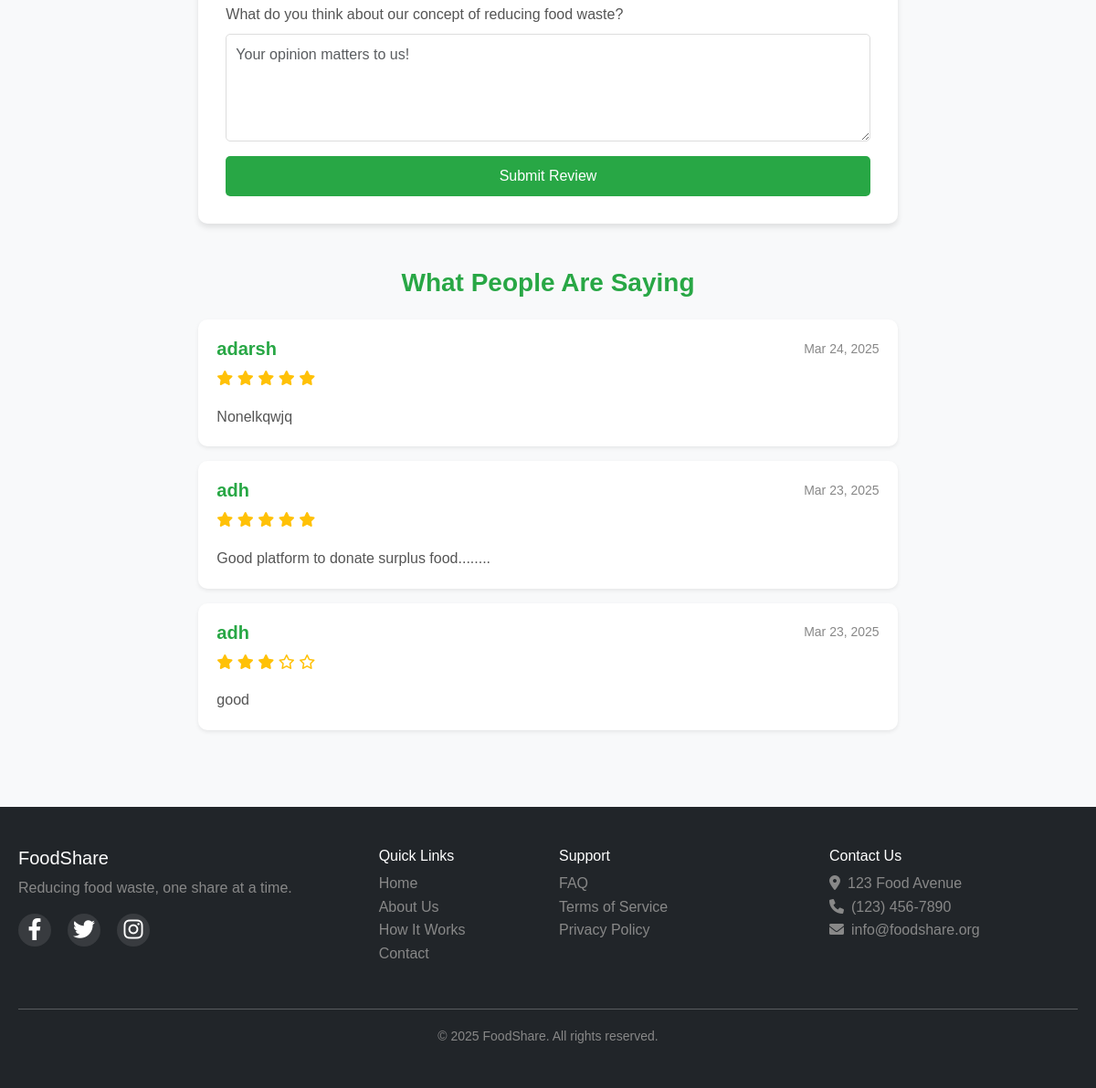
The page /reviews/ (lower part) on the database as committed earlier.
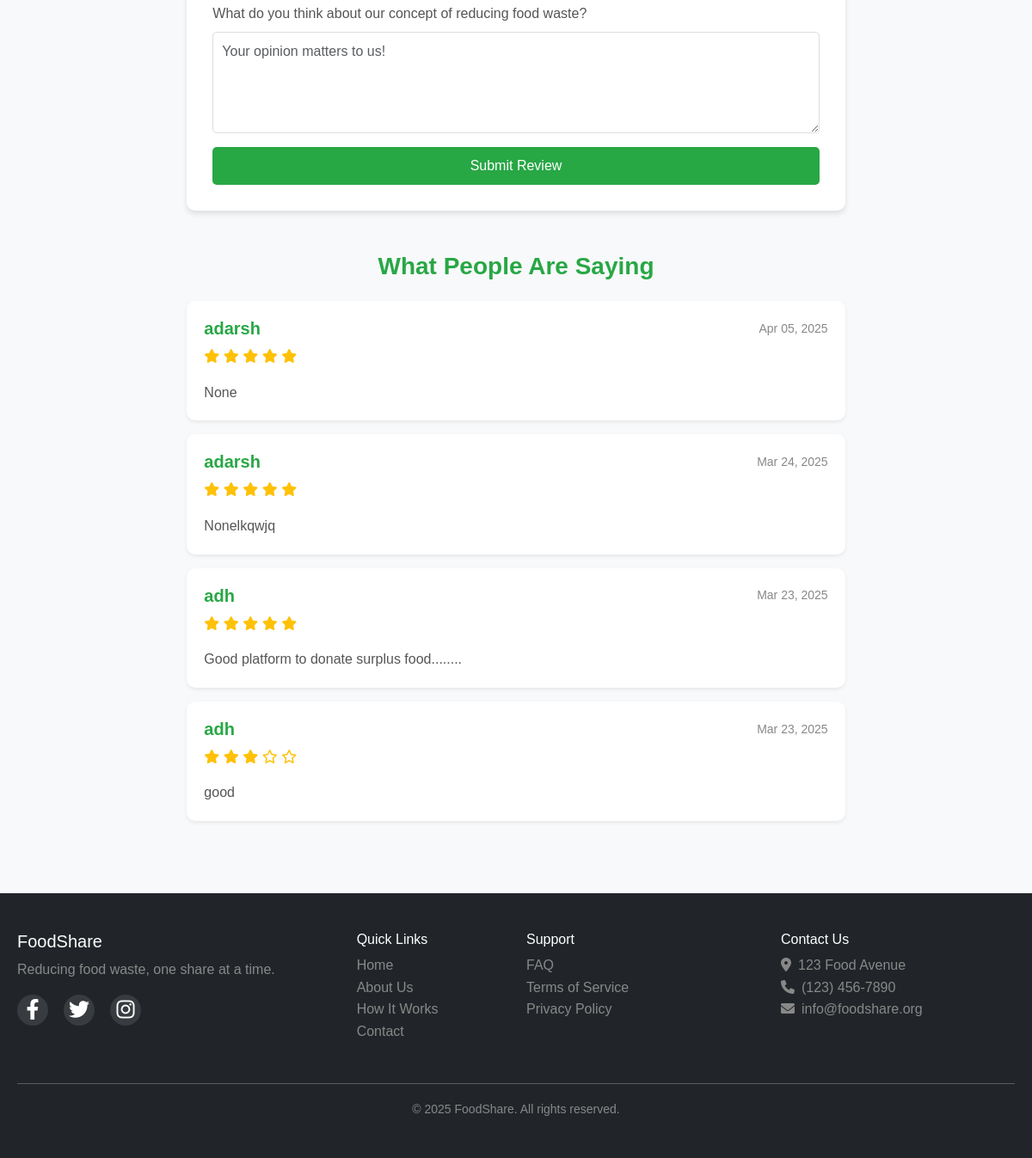
The same page on the database as committed later.
### myapp/models.py (models this page shows, shortened)
class Review(models.Model):
    user = models.ForeignKey(User, on_delete=models.CASCADE, related_name='reviews')
    rating = models.IntegerField(choices=[(i, i) for i in range(1, 6)])  # Rating from 1 to 5
    comment = models.TextField()
    date_posted = models.DateTimeField(default=timezone.now)

### myapp/views.py (the view)
# urls.py: path('reviews/', review_section, name='review_section'),
def review_section(request):
    reviews = Review.objects.all().order_by('-date_posted')
    if request.method == 'POST':
        form = ReviewForm(request.POST)
        if form.is_valid():
            review = form.save(commit=False)
            review.user = request.user
            review.save()
            return redirect('myapp:review_section')  # Add namespace
    else:
        form = ReviewForm()
    return render(request, 'myapp/review_section.html', {'form': form, 'reviews': reviews})

### myapp/forms.py
class ReviewForm(forms.ModelForm):
    class Meta:
        model = Review
        fields = ['rating', 'comment']
        widgets = {
            'rating': forms.Select(attrs={'class': 'form-control'}),
            'comment': forms.Textarea(attrs={'class': 'form-control', 'rows': 3, 'placeholder': 'Write your review here'})
        }

### myapp/views.py (called while the page is built)
def cart_count_processor(request):
    if request.user.is_authenticated:
        cart_count = CartItem.objects.filter(user=request.user).count()
    else:
        cart_count = 0
    return {'cart_count': cart_count}

### myapp/templates/myapp/review_section.html (shortened to what this page needs)
{% extends 'myapp/base.html' %}
{% load static %}
{% block content %}
<link rel="stylesheet" href="{% static 'css/review.css' %}">
<div class="container my-5">
    <div class="row justify-content-center">
        <div class="col-md-8">
            <form method="post" class="mb-5">
                <div class="mb-3">
                    <label for="website_feedback" class="form-label">What do you think about our concept of reducing food waste?</label>
                    <textarea class="form-control" id="website_feedback" name="website_feedback" rows="4" placeholder="Your opinion matters to us!">{{ form.website_feedback.value }}</textarea>
                </div>
                <button type="submit" class="btn btn-success w-100">Submit Review</button>
            </form>
            <h3 class="text-center mb-4">What People Are Saying</h3>
            {% for review in reviews %}
            <div class="card mb-3 shadow-sm">
                <div class="card-body">
                    <div class="d-flex justify-content-between align-items-center mb-2">
                        <h5 class="card-title mb-0">{{ review.user.username }}</h5>
                        <small class="text-muted">{{ review.date_posted|date:"M d, Y" }}</small>
                    </div>
                    <div class="mb-3">
                        {% for i in "12345" %}
                            {% if forloop.counter <= review.rating %}
                                <i class="fas fa-star text-warning"></i>
                            {% else %}
                                <i class="far fa-star text-warning"></i>
                            {% endif %}
                        {% endfor %}
                    </div>
                    <p class="card-text">{{ review.comment }}</p>
                </div>
            </div>
            {% empty %}
            <p class="text-center">No reviews yet. Be the first to share your thoughts!</p>
            {% endfor %}
        </div>
    </div>
</div>
{% endblock %}

### myapp/templates/myapp/base.html (shortened to what this page needs)
<!DOCTYPE html>
<html lang="en">
<head>
    <link href="https://cdn.jsdelivr.net/npm/bootstrap@5.3.0-alpha1/dist/css/bootstrap.min.css" rel="stylesheet">
    <link rel="stylesheet" href="https://cdnjs.cloudflare.com/ajax/libs/font-awesome/6.0.0-beta3/css/all.min.css">
    {% load static %}
    <link rel="stylesheet" href="{% static 'css/style.css' %}">
    <link rel="stylesheet" href="{% static 'css/review.css' %}">
</head>
<body>
    <main>
        {% block content %}{% endblock %}
    </main>
    <footer class="bg-dark text-white py-4 mt-5">
        <div class="container">
            <div class="row">
                <div class="col-md-4 mb-3">
                    <h5>FoodShare</h5>
                    <p class="text-muted">Reducing food waste, one share at a time.</p>
                    <div class="social-icons">
                        <a href="#" class="text-white me-2"><i class="fab fa-facebook-f"></i></a>
                        <a href="#" class="text-white me-2"><i class="fab fa-twitter"></i></a>
                        <a href="#" class="text-white me-2"><i class="fab fa-instagram"></i></a>
                    </div>
                </div>
                <div class="col-md-2 mb-3">
                    <h6>Quick Links</h6>
                    <ul class="list-unstyled">
                        <li><a href="{% url 'myapp:home' %}" class="text-muted">Home</a></li>
                        <li><a href="#" class="text-muted">About Us</a></li>
                        <li><a href="#" class="text-muted">How It Works</a></li>
                        <li><a href="#" class="text-muted">Contact</a></li>
                    </ul>
                </div>
                <div class="col-md-3 mb-3">
                    <h6>Support</h6>
                    <ul class="list-unstyled">
                        <li><a href="#" class="text-muted">FAQ</a></li>
                        <li><a href="#" class="text-muted">Terms of Service</a></li>
                        <li><a href="#" class="text-muted">Privacy Policy</a></li>
                    </ul>
                </div>
                <div class="col-md-3 mb-3">
                    <h6>Contact Us</h6>
                    <address class="text-muted">
                        <i class="fas fa-map-marker-alt me-2"></i>123 Food Avenue<br>
                        <i class="fas fa-phone me-2"></i>(123) 456-7890<br>
                        <i class="fas fa-envelope me-2"></i>info@foodshare.org
                    </address>
                </div>
            </div>
            <hr>
            <div class="text-center text-muted">
                <small>&copy; 2025 FoodShare. All rights reserved.</small>
            </div>
        </div>
    </footer>
    {% load static %}
</body>
</html>

### myapp/static/myapp/css/style.css (style rules this page uses)
:root { --primary: #28a745; --primary-dark: #218838; --secondary: #6c757d; --light: #f8f9fa; --dark: #343a40; }
body { font-family: 'Segoe UI', Roboto, 'Helvetica Neue', Arial, sans-serif; color: #333; }
.card { transition: transform 0.3s, box-shadow 0.3s; border: none; }
.btn { border-radius: 5px; padding: 0.5rem 1.5rem; transition: all 0.3s ease; }
.btn-success { background-color: var(--primary); border-color: var(--primary); }
.form-control, .form-select { border-radius: 5px; padding: 10px 15px; border: 1px solid #ced4da; }
footer a { text-decoration: none; transition: color 0.3s; }
.social-icons a { display: inline-block; width: 36px; height: 36px; line-height: 36px; text-align: center; background-color: rgba(255, 255, 255, 0.1); border-radius: 50%; transition: all 0.3s; }

### myapp/static/myapp/css/review.css (style rules this page uses)
body { font-family: 'Poppins', sans-serif; background-color: #f8f9fa; color: #333; line-height: 1.6; }
.container { max-width: 1200px; margin: 0 auto; padding: 20px; }
h2, h3 { color: #28a745; font-weight: 600; }
form { background: #fff; padding: 30px; border-radius: 10px; box-shadow: 0 4px 6px rgba(0, 0, 0, 0.1); margin-bottom: 40px; }
.form-label { font-weight: 500; color: #555; }
.form-control { border-radius: 5px; border: 1px solid #ddd; padding: 10px; font-size: 16px; transition: border-color 0.3s ease; }
.btn-success { background-color: #28a745; border: none; padding: 10px 20px; font-size: 16px; border-radius: 5px; transition: background-color 0.3s ease; }
.card { background: #fff; border: none; border-radius: 10px; box-shadow: 0 4px 6px rgba(0, 0, 0, 0.1); margin-bottom: 20px; transition: transform 0.3s ease, box-shadow 0.3s ease; }
.card-body { padding: 20px; }
.card-title { font-size: 1.25rem; font-weight: 600; color: #28a745; }
.card-text { font-size: 1rem; color: #555; }
.text-muted { color: #888 !important; }
.fa-star { color: #ffc107; }
.card { animation: fadeIn 0.5s ease-in-out; }
.social-icons { display: flex; gap: 10px; }
.social-icons a { color: #28a745; font-size: 1.5rem; transition: color 0.3s ease; }

Rows that differ between the two databases and show on the page:
added Review: user.username "adarsh", date_posted "Apr 05, 2025", rating 5 (drawn), comment "None"
